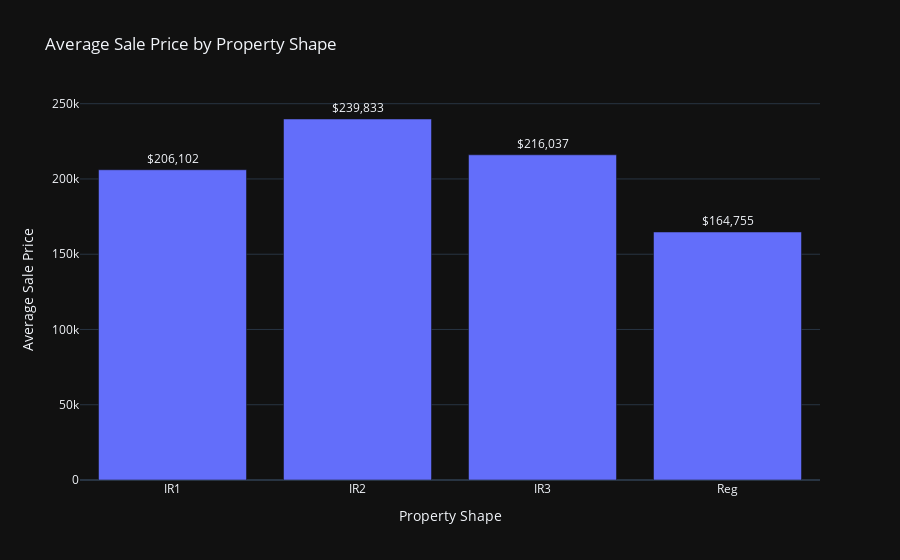
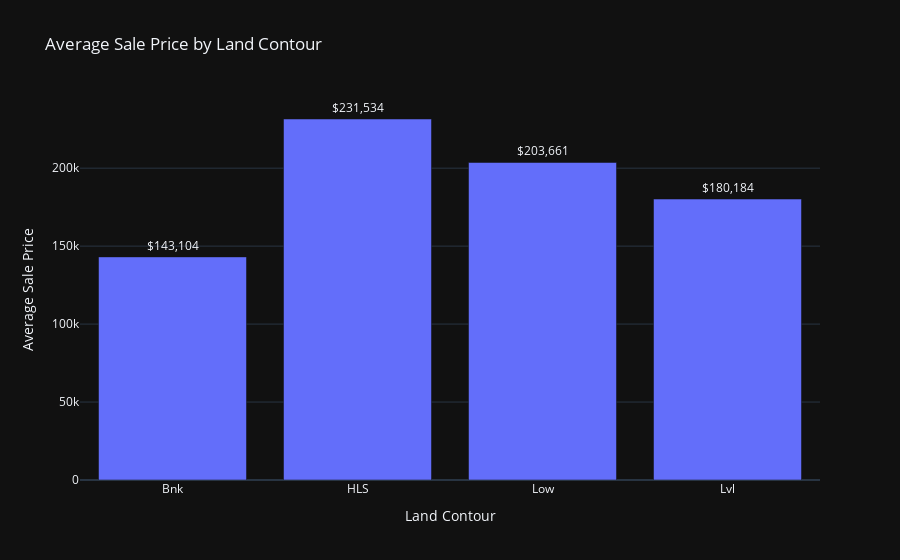

The cell these charts' notebook holds for them, in order:
### Code cell
# 4. Property Shape and Contour Analysis
shape_prices = df.groupby('LotShape')['SalePrice'].mean()
contour_prices = df.groupby('LandContour')['SalePrice'].mean()

fig6 = px.bar(x=shape_prices.index, y=shape_prices.values,
              title='Average Sale Price by Property Shape',
              text=shape_prices.values, template='plotly_dark',
              labels={'x': 'Property Shape', 'y': 'Average Sale Price'})
fig6.update_traces(texttemplate='$%{text:,.0f}', textposition='outside')

fig7 = px.bar(x=contour_prices.index, y=contour_prices.values,
              title='Average Sale Price by Land Contour',
              text=contour_prices.values, template='plotly_dark',
              labels={'x': 'Land Contour', 'y': 'Average Sale Price'})
fig7.update_traces(texttemplate='$%{text:,.0f}', textposition='outside')

fig6.show()
fig7.show()

### Figure 1 — Plotly figure (JSON) as saved in the notebook; plotly's stock layout.template omitted (floating-point values rounded to 4 significant figures)
{"data": [{"hovertemplate": "Property Shape=%{x}<br>Average Sale Price=%{y}<br>text=%{text}<extra></extra>", "legendgroup": "", "marker": {"color": "#636efa", "pattern": {"shape": ""}}, "name": "", "orientation": "v", "showlegend": false, "text": [206100.0, 239800.0, 216000.0, 164800.0], "textposition": "outside", "texttemplate": "$%{text:,.0f}", "type": "bar", "x": ["IR1", "IR2", "IR3", "Reg"], "xaxis": "x", "y": [206100.0, 239800.0, 216000.0, 164800.0], "yaxis": "y"}], "layout": {"barmode": "relative", "legend": {"tracegroupgap": 0}, "title": {"text": "Average Sale Price by Property Shape"}, "xaxis": {"anchor": "y", "domain": [0, 1], "title": {"text": "Property Shape"}}, "yaxis": {"anchor": "x", "domain": [0, 1], "title": {"text": "Average Sale Price"}}}}

### Figure 2 — Plotly figure (JSON) as saved in the notebook; plotly's stock layout.template omitted (floating-point values rounded to 4 significant figures)
{"data": [{"hovertemplate": "Land Contour=%{x}<br>Average Sale Price=%{y}<br>text=%{text}<extra></extra>", "legendgroup": "", "marker": {"color": "#636efa", "pattern": {"shape": ""}}, "name": "", "orientation": "v", "showlegend": false, "text": [143100.0, 231500.0, 203700.0, 180200.0], "textposition": "outside", "texttemplate": "$%{text:,.0f}", "type": "bar", "x": ["Bnk", "HLS", "Low", "Lvl"], "xaxis": "x", "y": [143100.0, 231500.0, 203700.0, 180200.0], "yaxis": "y"}], "layout": {"barmode": "relative", "legend": {"tracegroupgap": 0}, "title": {"text": "Average Sale Price by Land Contour"}, "xaxis": {"anchor": "y", "domain": [0, 1], "title": {"text": "Land Contour"}}, "yaxis": {"anchor": "x", "domain": [0, 1], "title": {"text": "Average Sale Price"}}}}
